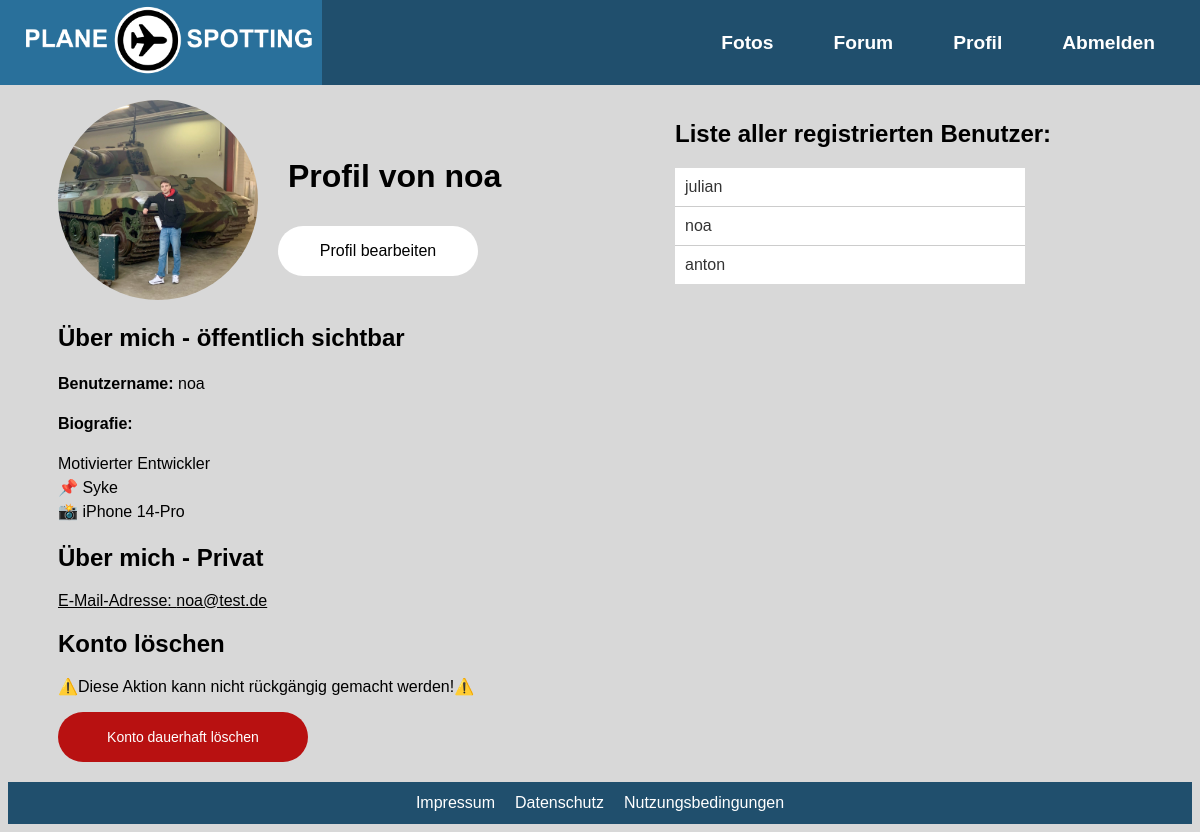
Page /profil.php (signed in) on the committed database.
### tables this page shows
CREATE TABLE users (
            id INTEGER PRIMARY KEY AUTOINCREMENT,
            email TEXT NOT NULL UNIQUE,
            password TEXT NOT NULL,
            username TEXT NOT NULL UNIQUE,
            biography TEXT,
            profile_photo TEXT
        );

### php/model/user/UserManagerPDOSQLite.php (called while the page is built, shortened)
<?php
require_once __DIR__ . "/User.php";
class UserManagerPDOSQLite implements UserManagerInterface
{
    private PDO $connection;
    public function __construct()
    {
        try {
            $this->connection = Util::getDBConnection();
        } catch (PDOException) {
            throw new InternalErrorException();
        }
    }
    public function getUserById(int $id): User
    {
        try {
            $db = $this->connection;
            $sql = "SELECT * FROM users WHERE id = :id LIMIT 1";
            $command = $db->prepare($sql);
            if (!$command->execute([':id' => $id])) {
                throw new InternalErrorException("Failed to execute SQL statement");
            }
            $result = $command->fetch(PDO::FETCH_ASSOC);
            return new User($result['id'], $result['email'], $result['password'], $result['username'], $result['biography'], $result['profile_photo']);
        } catch (PDOException) {
            throw new InternalErrorException("Internal server error");
        }
    }
    public function getAllUsers(): array
    {
        try {
            $db = $this->connection;
            $sql = "SELECT * FROM users";
            $command = $db->prepare($sql);
            if (!$command->execute()) {
                throw new InternalErrorException("Failed to execute SQL statement");
            }
            $result = $command->fetchAll(PDO::FETCH_ASSOC);
            $users = [];
            foreach ($result as $row) {
                $users[] = new User($row['id'], $row['email'], $row['password'], $row['username'], $row['biography'], $row['profile_photo']);
            }
            return $users;
        } catch (PDOException) {
            throw new InternalErrorException("Internal server error");
        }
    }
}

### php/model/user/User.php (called while the page is built, shortened)
<?php
class User
{
    private int $id;
    private string $email;
    private string $username;
    private string $biography;
    private string $profilePhoto;
    public function __construct(int $id, string $email, string $password, string $username, string $biography, string $profilePhoto)
    {
        $this->id = $id;
        $this->email = $email;
        $this->username = $username;
        $this->biography = $biography;
        $this->profilePhoto = $profilePhoto;
    }
    public function getEmail(): string
    {
        return $this->email;
    }
    public function getUsername(): string
    {
        return $this->username;
    }
    public function getBiography(): string
    {
        return $this->biography;
    }
    public function getProfilePhoto(): string
    {
        return $this->profilePhoto;
    }
    public function getId(): int
    {
        return $this->id;
    }
}

### php/include/validate_user.php (called while the page is built, shortened)
<?php
if (Util::isLoggedIn()){
    if (isset($_SESSION['user_id']) && is_numeric($_SESSION['user_id'])){
        try {
            Instances::getUserManager()->getUserById($_SESSION["user_id"]);
        } catch (InternalErrorException | UserNotFoundException $e) {
            session_unset();
            session_destroy();
        }
    }
}

### profil.php (the view, shortened to what this page needs)
<?php
require_once __DIR__ . "/php/include/validate_user.php";
$redirectErrorPage = "Location: error.php";
try {
    $userManager = Instances::getUserManager();
} catch (InternalErrorException $e) {
    header($redirectErrorPage);
    exit;
}
$loggedInUserId = $_SESSION['user_id'];
$isOwnProfile = true;
try {
    if (isset($_GET['user_id'])) {
        $selectedUserId = htmlspecialchars($_GET['user_id']);
        $isOwnProfile = ($selectedUserId === $loggedInUserId);
        $selectedUser = $userManager->getUserById($selectedUserId);
    } else {
        $selectedUser = $userManager->getUserById($loggedInUserId);
    }
} catch (InternalErrorException $e) {
    header($redirectErrorPage);
    exit;
} catch (UserNotFoundException $e) {
    $_SESSION["message"] = "Der Benutzer konnte nicht gefunden werden";
    header('Location: ./index.php');
    exit;
}
?>
<!DOCTYPE html>
<html lang="de">
<head>
    <link rel="stylesheet" href="css/profil.css">
    <link rel="stylesheet" href="css/navbar.css">
    <link rel="stylesheet" href="css/footer.css">
    <link rel="stylesheet" href="css/confirm_popup.css">
</head>
<body>
<div class="container">
    <?php include_once "./navbar.php" ?>
    <div class="profile">
        <div class="profile_container">
            <div class="profile_img_container">
                <img src="<?php echo htmlspecialchars($selectedUser->getProfilePhoto()); ?>" class="profile_img"
                     alt="Profilfoto" width="200" id="profilePicture">
            </div>
            <div class="text_button_container">
                <h1 id="welcome_text">Profil von <?php echo htmlspecialchars($selectedUser->getUsername()); ?></h1>
                <?php if ($isOwnProfile): ?>
                    <button type="button" id="edit_profile_button">Profil bearbeiten</button>
                <?php endif; ?>
            </div>
        </div>
        <div id="profile_info">
            <div class="public_about_me_section">
                <h2>Über mich - öffentlich sichtbar</h2>
                <p><strong>Benutzername:</strong> <?php echo htmlspecialchars($selectedUser->getUsername()); ?></p>
                <p><strong>Biografie:</strong></p>
                <p><?php echo nl2br(htmlspecialchars($selectedUser->getBiography())); ?></p>
            </div>
            <?php if ($isOwnProfile): ?>
                <div class="private_about_me_section">
                    <h2>Über mich - Privat</h2>
                    <a id="mail" href="mailto:<?php echo htmlspecialchars($selectedUser->getEmail()); ?>">E-Mail-Adresse: <?php echo htmlspecialchars($selectedUser->getEmail()); ?></a>
                </div>
            <?php endif; ?>
        </div>
        <?php if ($isOwnProfile): ?>
            <div class="delete_account">
                <h2>Konto löschen</h2>
                <p>️⚠️Diese Aktion kann nicht rückgängig gemacht werden!️⚠️</p>
                <form action="./php/controller/profil_controller.php" method="post" id="delete_account_form">
                    <button name="delete_account_button" type="submit" id="delete_account_button">Konto dauerhaft
                        löschen
                    </button>
                </form>
            </div>
        <?php endif; ?>
    </div>
    <div class="user_list">
        <h2>Liste aller registrierten Benutzer:</h2>
        <ul class="user_list_users">
            <?php try {
                foreach ($userManager->getAllUsers() as $user): ?>
                    <li>
                        <a href="<?php echo ($user->getId() === $loggedInUserId) ? './profil.php' : './profil.php?user_id=' . htmlspecialchars($user->getId()); ?>"
                           class="profile"><?php echo htmlspecialchars($user->getUsername()); ?></a></li>
                <?php endforeach;
            } catch (InternalErrorException $e) {
            } ?>
        </ul>
    </div>
</div>
<?php include_once "footer.php" ?>
</body>
</html>

### css/profil.css (style rules this page uses)
body { margin-top: 100px; background-color: #d8d8d8; font-family: Arial, Helvetica, sans-serif; }
.container { margin-left: 50px; display: grid; grid-template-columns: 1fr 1fr; gap: 100px; }
.profile { grid-column: 1 / 2; }
.user_list { grid-column: 2 / 3; }
.profile_container { display: flex; align-items: center; }
.profile_img { border-radius: 50%; }
.text_button_container { margin-left: 20px; flex: 1; }
.text_button_container #welcome_text { margin-top: 30px; }
#edit_profile_button { border-radius: 30px; background-color: white; color: black; font-size: 16px; border: none; cursor: pointer; width: 200px; height: 50px; margin-top: 10px; }
#welcome_text { margin-left: 10px; }
#mail { color: black; }
.public_about_me_section p { line-height: 1.5; }
.container .profile .delete_account #delete_account_button { border-radius: 30px; background-color: rgb(184, 17, 17); color: white; font-size: 14px; border: none; cursor: pointer; width: 250px; height: 50px; }
.user_list_users { background-color: white; width: 350px; padding: 0; }
.user_list_users li { list-style-type: none; margin: 0; border-bottom: 1px solid #ccc; color: #333; }
.user_list_users li:last-child { border-bottom: none; }
.user_list_users li a { text-decoration: none; color: #333; display: block; padding: 10px; }

### rows in the picture
users: profile_photo (picture), username "noa", biography "Motivierter Entwickler 📌 Syke 📸 iPhone 14-Pro", email "noa@test.de"
users: username "julian"
users: username "anton"
